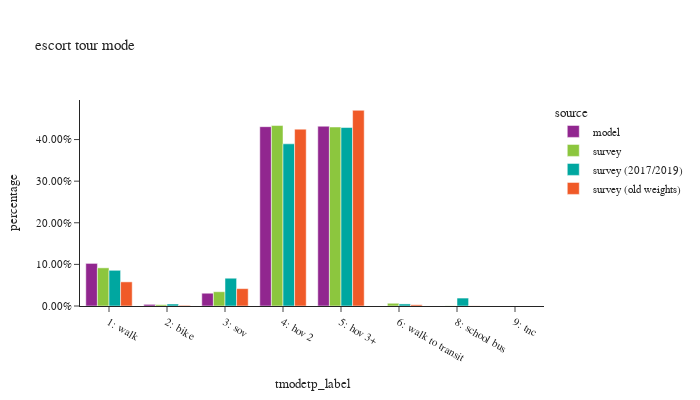

Notebook cell for this chart:
### Code cell
df_plot = es_tour.groupby(['source','tmodetp_label'])['toexpfac'].sum().reset_index()
df_plot['percentage'] = df_plot.groupby(['source'], group_keys=False)['toexpfac']. \
    apply(lambda x: x / float(x.sum()))

df_plot_ct = es_tour.groupby(['source','tmodetp_label'])['toexpfac'].count().reset_index(). \
    rename(columns={'toexpfac':'sample count'})
df_plot = df_plot.merge(df_plot_ct, on=['source','tmodetp_label'])

fig = px.bar(df_plot.sort_values(by=['source']), x="tmodetp_label", y="percentage", color="source",
             barmode="group",hover_data=['sample count'],title="escort tour mode")
fig.update_layout(height=400, width=700, font=dict(size=11),
                  xaxis = dict(dtick = 1, categoryorder='category ascending'),
                  yaxis=dict(tickformat=".2%"))
fig.show()

### Figure 1 — Plotly figure (JSON) as saved in the notebook; plotly's stock layout.template omitted (floating-point values rounded to 4 significant figures)
{"data": [{"alignmentgroup": "True", "customdata": [[31518], [1212], [9451], [132683], [133024]], "hovertemplate": "source=model<br>tmodetp_label=%{x}<br>percentage=%{y}<br>sample count=%{customdata[0]}<extra></extra>", "legendgroup": "model", "marker": {"color": "#91268F", "pattern": {"shape": ""}}, "name": "model", "offsetgroup": "model", "orientation": "v", "showlegend": true, "textposition": "auto", "type": "bar", "x": ["1: walk", "2: bike", "3: sov", "4: hov 2", "5: hov 3+"], "xaxis": "x", "y": [0.1024, 0.003936, 0.0307, 0.4309, 0.4321], "yaxis": "y"}, {"alignmentgroup": "True", "customdata": [[1], [3], [11], [252], [342], [45], [15], [102]], "hovertemplate": "source=survey<br>tmodetp_label=%{x}<br>percentage=%{y}<br>sample count=%{customdata[0]}<extra></extra>", "legendgroup": "survey", "marker": {"color": "#8CC63E", "pattern": {"shape": ""}}, "name": "survey", "offsetgroup": "survey", "orientation": "v", "showlegend": true, "textposition": "auto", "type": "bar", "x": ["9: tnc", "8: school bus", "6: walk to transit", "5: hov 3+", "4: hov 2", "3: sov", "2: bike", "1: walk"], "xaxis": "x", "y": [1.058e-05, 0.0004, 0.006587, 0.4302, 0.4337, 0.03432, 0.003118, 0.0917], "yaxis": "y"}, {"alignmentgroup": "True", "customdata": [[1], [7], [14], [290], [19], [69], [113], [367]], "hovertemplate": "source=survey (2017/2019)<br>tmodetp_label=%{x}<br>percentage=%{y}<br>sample count=%{customdata[0]}<extra></extra>", "legendgroup": "survey (2017/2019)", "marker": {"color": "#00A7A0", "pattern": {"shape": ""}}, "name": "survey (2017/2019)", "offsetgroup": "survey (2017/2019)", "orientation": "v", "showlegend": true, "textposition": "auto", "type": "bar", "x": ["9: tnc", "8: school bus", "6: walk to transit", "5: hov 3+", "2: bike", "3: sov", "1: walk", "4: hov 2"], "xaxis": "x", "y": [8.244e-06, 0.01908, 0.004973, 0.4289, 0.004786, 0.06676, 0.08579, 0.3897], "yaxis": "y"}, {"alignmentgroup": "True", "customdata": [[3], [163], [8], [45], [652], [489], [28], [1]], "hovertemplate": "source=survey (old weights)<br>tmodetp_label=%{x}<br>percentage=%{y}<br>sample count=%{customdata[0]}<extra></extra>", "legendgroup": "survey (old weights)", "marker": {"color": "#F05A28", "pattern": {"shape": ""}}, "name": "survey (old weights)", "offsetgroup": "survey (old weights)", "orientation": "v", "showlegend": true, "textposition": "auto", "type": "bar", "x": ["8: school bus", "1: walk", "2: bike", "3: sov", "4: hov 2", "5: hov 3+", "6: walk to transit", "9: tnc"], "xaxis": "x", "y": [0.0003253, 0.05802, 0.001558, 0.04177, 0.425, 0.4703, 0.002986, 2.536e-05], "yaxis": "y"}], "layout": {"barmode": "group", "font": {"size": 11}, "height": 400, "legend": {"title": {"text": "source"}, "tracegroupgap": 0}, "title": {"text": "escort tour mode"}, "width": 700, "xaxis": {"anchor": "y", "categoryorder": "category ascending", "domain": [0.0, 1.0], "dtick": 1, "title": {"text": "tmodetp_label"}}, "yaxis": {"anchor": "x", "domain": [0.0, 1.0], "tickformat": ".2%", "title": {"text": "percentage"}}}}
